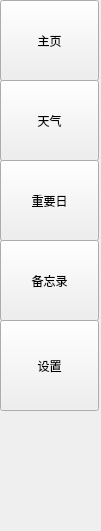
   <widget class="QWidget" name="sideBar" native="true">
    <property name="geometry">
     <rect>
      <x>0</x>
      <y>60</y>
      <width>101</width>
      <height>531</height>
     </rect>
    </property>
    <widget class="QPushButton" name="weatherButton">
     <property name="geometry">
      <rect>
       <x>0</x>
       <y>80</y>
       <width>99</width>
       <height>81</height>
      </rect>
     </property>
     <property name="text">
      <string>天气</string>
     </property>
    </widget>
    <widget class="QPushButton" name="dayButton">
     <property name="geometry">
      <rect>
       <x>0</x>
       <y>160</y>
       <width>99</width>
       <height>81</height>
      </rect>
     </property>
     <property name="text">
      <string>重要日</string>
     </property>
    </widget>
    <widget class="QPushButton" name="memButton">
     <property name="geometry">
      <rect>
       <x>0</x>
       <y>240</y>
       <width>99</width>
       <height>81</height>
      </rect>
     </property>
     <property name="text">
      <string>备忘录</string>
     </property>
    </widget>
    <widget class="QPushButton" name="settingButton">
     <property name="geometry">
      <rect>
       <x>0</x>
       <y>320</y>
       <width>99</width>
       <height>91</height>
      </rect>
     </property>
     <property name="text">
      <string>设置</string>
     </property>
    </widget>
    <widget class="QPushButton" name="homePageButton">
     <property name="geometry">
      <rect>
       <x>0</x>
       <y>0</y>
       <width>99</width>
       <height>81</height>
      </rect>
     </property>
     <property name="text">
      <string>主页</string>
     </property>
    </widget>
   </widget>
